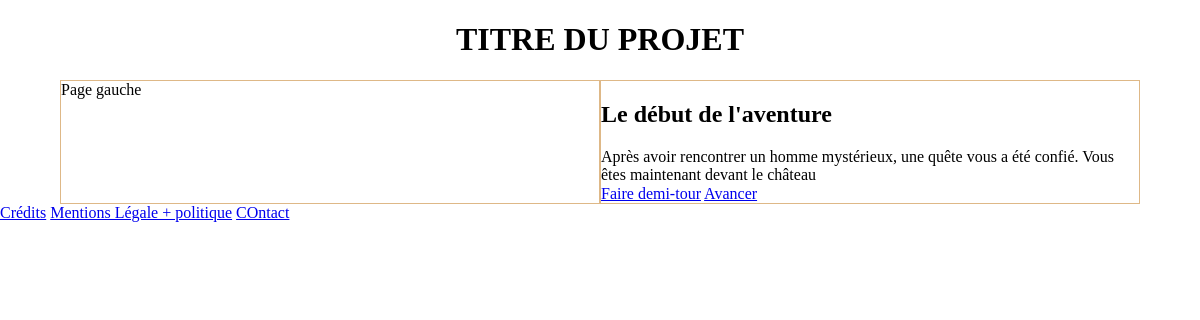
/adventure.php (signed in), run on the app's committed database.
### tables this page shows
CREATE TABLE `paragraph` (
  `id_paragraph` int(11) NOT NULL,
  `title` varchar(50) NOT NULL,
  `content` text NOT NULL
);

CREATE TABLE `choice` (
  `id_choice` int(11) NOT NULL,
  `id_paragraphe_come` int(11) NOT NULL,
  `texte_choice` text NOT NULL,
  `id_paragraphe_out` int(11) NOT NULL
);

### adventure.php (the view, shortened to what this page needs)
<?php include('inc/connect.php');?>
<?php include('inc/header.php');?>
<h1>TITRE DU PROJET</h1>
<main>
  <section>Page gauche</section>
  <section>
<?php
 if(isset($_GET['id_paragraphe_out']) && !empty($_GET['id_paragraphe_out'])) {
   $id_paragraphe_en_cours = $_GET["id_paragraphe_out"];
  }else{
    $id_paragraphe_en_cours = 1;
  }
  $requete_prepare_1=$db->prepare("SELECT * FROM paragraph WHERE id_paragraph = :id");
  $requete_prepare_1->execute(array( 'id' => $id_paragraphe_en_cours ));
  $lignes=$requete_prepare_1->fetch(PDO::FETCH_OBJ);
  $title = $lignes->title;
  $content = $lignes->content;
?>
    <h2><?php echo $title; ?></h2>
    <div><?php echo $content; ?></div>
    <div>
<?php
  $query = $db->prepare('SELECT * FROM choice WHERE id_paragraphe_come=:id_paragraphe_come ORDER BY id_choice');
  $query->execute(array( 'id_paragraphe_come' => $id_paragraphe_en_cours ));
  foreach ($query as $row) {
      $texte_choice = $row['texte_choice'];
      $id_paragraphe_out = $row['id_paragraphe_out'];
    ?>
    <a href="adventure.php?id_paragraphe_out=<?php echo $id_paragraphe_out; ?>"><?php echo $texte_choice; ?></a>
    <?php
  }
?>
</div>
  </section>
</main>
<?php include('inc/footer.php');?>

### css/style.css (style rules this page uses)
h1 { text-align: center; }
main { display: flex; justify-content: space-between; max-width: 90%; margin: 0 auto; }
main section { border: 1px solid burlywood; width: 100%; }

### data on the page
paragraph: title "Le début de l'aventure", content "Après avoir rencontrer un homme mystérieux, une quête vous a été confié. Vous êtes maintenant devant le château"
choice: texte_choice "Faire demi-tour"
choice: texte_choice "Avancer"
